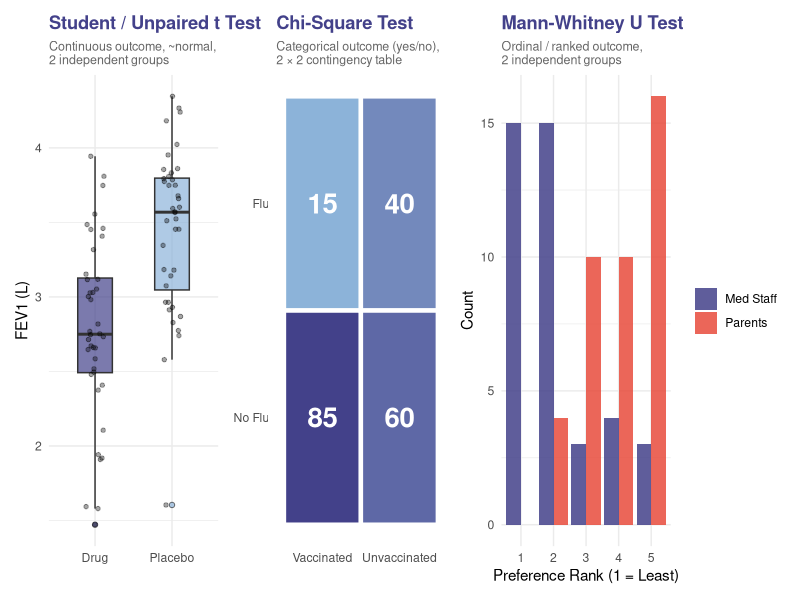
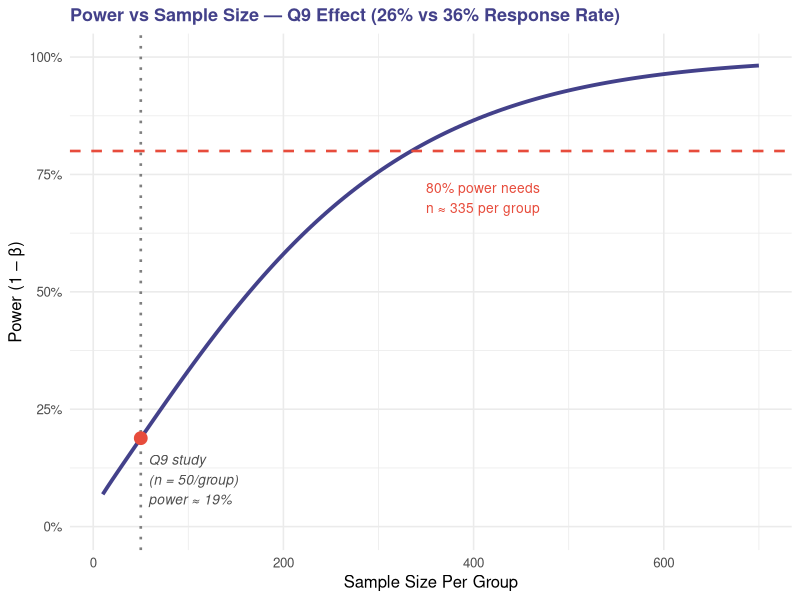

These figures' R source, in order:
## ---- chunk 1
library(ggplot2)
library(dplyr)
library(tidyr)
library(patchwork)
knitr::opts_chunk$set(echo = FALSE, warning = FALSE, message = FALSE)
## ---- chunk 2
set.seed(42)

# Panel 1: Student t test — continuous, ~normal, 2 independent groups
ttest_df <- data.frame(
  value = c(rnorm(40, 2.8, 0.5), rnorm(40, 3.4, 0.6)),
  group = rep(c("Drug", "Placebo"), each = 40)
)
p1 <- ggplot(ttest_df, aes(x = group, y = value, fill = group)) +
  geom_boxplot(alpha = 0.7, width = 0.45, outlier.shape = 21) +
  geom_jitter(width = 0.12, alpha = 0.35, size = 1.2) +
  scale_fill_manual(values = c("#43418A", "#8CB3D9")) +
  labs(title = "Student / Unpaired t Test",
       subtitle = "Continuous outcome, ~normal,\n2 independent groups",
       x = NULL, y = "FEV1 (L)") +
  theme_minimal(base_size = 11) +
  theme(legend.position = "none",
        plot.title    = element_text(face = "bold", color = "#43418A"),
        plot.subtitle = element_text(color = "gray40", size = 9))

# Panel 2: Chi-square — 2x2 contingency table
ct_df <- data.frame(
  Vaccination = factor(rep(c("Vaccinated", "Unvaccinated"), each = 2),
                       levels = c("Vaccinated", "Unvaccinated")),
  Outcome     = factor(rep(c("Flu", "No Flu"), times = 2),
                       levels = c("No Flu", "Flu")),
  Count       = c(15, 85, 40, 60)
)
p2 <- ggplot(ct_df, aes(x = Vaccination, y = Outcome, fill = Count)) +
  geom_tile(color = "white", size = 1.5) +
  geom_text(aes(label = Count), size = 7, fontface = "bold", color = "white") +
  scale_fill_gradient(low = "#8CB3D9", high = "#43418A") +
  labs(title = "Chi-Square Test",
       subtitle = "Categorical outcome (yes/no),\n2 \u00d7 2 contingency table",
       x = NULL, y = NULL) +
  theme_minimal(base_size = 11) +
  theme(plot.title      = element_text(face = "bold", color = "#43418A"),
        plot.subtitle   = element_text(color = "gray40", size = 9),
        legend.position = "none",
        panel.grid      = element_blank())

# Panel 3: Mann-Whitney U — ordinal/ranked, 2 groups, all ranks shown
mwu_df <- data.frame(
  rank  = c(sample(1:5, 40, replace = TRUE, prob = c(0.05, 0.10, 0.20, 0.30, 0.35)),
            sample(1:5, 40, replace = TRUE, prob = c(0.35, 0.30, 0.20, 0.10, 0.05))),
  group = rep(c("Parents", "Med Staff"), each = 40)
)
mwu_counts <- mwu_df %>%
  count(rank, group) %>%
  complete(rank = 1:5, group, fill = list(n = 0))

p3 <- ggplot(mwu_counts, aes(x = factor(rank), y = n, fill = group)) +
  geom_bar(stat = "identity", position = "dodge", alpha = 0.85) +
  scale_fill_manual(values = c("#43418A", "#E74C3C")) +
  scale_x_discrete(drop = FALSE) +
  labs(title = "Mann-Whitney U Test",
       subtitle = "Ordinal / ranked outcome,\n2 independent groups",
       x = "Preference Rank (1 = Least)", y = "Count", fill = NULL) +
  theme_minimal(base_size = 11) +
  theme(plot.title    = element_text(face = "bold", color = "#43418A"),
        plot.subtitle = element_text(color = "gray40", size = 9))

p1 + p2 + p3
## ---- chunk 3
# Power of two-proportion z-test across sample sizes
# Q9 effect: 13/50 (ctrl) vs 18/50 (new drug) -> p1 = 0.26, p2 = 0.36
p_ctrl <- 13 / 50
p_trt  <- 18 / 50

power_2prop <- function(n, p1, p2, alpha = 0.05) {
  p_bar <- (p1 + p2) / 2
  z_a   <- qnorm(1 - alpha / 2)
  numer <- abs(p1 - p2) - z_a * sqrt(2 * p_bar * (1 - p_bar) / n)
  denom <- sqrt((p1 * (1 - p1) + p2 * (1 - p2)) / n)
  pnorm(numer / denom)
}

ns     <- seq(10, 700, by = 5)
powers <- sapply(ns, power_2prop, p1 = p_ctrl, p2 = p_trt)
pwr_df <- data.frame(n = ns, power = powers)
n_80   <- ns[which.min(abs(powers - 0.80))]
pow_50 <- round(power_2prop(50, p_ctrl, p_trt) * 100)

ggplot(pwr_df, aes(x = n, y = power)) +
  geom_line(color = "#43418A", size = 1.3) +
  geom_hline(yintercept = 0.80, linetype = "dashed", color = "#E74C3C", size = 0.9) +
  geom_vline(xintercept = 50,   linetype = "dotted", color = "gray50",  size = 0.9) +
  annotate("point", x = 50, y = power_2prop(50, p_ctrl, p_trt),
           color = "#E74C3C", size = 4) +
  annotate("text", x = 58, y = 0.10,
           label = paste0("Q9 study\n(n = 50/group)\npower \u2248 ", pow_50, "%"),
           hjust = 0, color = "gray30", size = 3.5, fontface = "italic") +
  annotate("text", x = n_80 + 15, y = 0.70,
           label = paste0("80% power needs\nn \u2248 ", n_80, " per group"),
           hjust = 0, color = "#E74C3C", size = 3.5) +
  scale_y_continuous(labels = scales::percent, limits = c(0, 1)) +
  labs(title = "Power vs Sample Size — Q9 Effect (26% vs 36% Response Rate)",
       x = "Sample Size Per Group", y = "Power (1 \u2013 \u03b2)") +
  theme_minimal(base_size = 12) +
  theme(plot.title = element_text(face = "bold", color = "#43418A", size = 13))
